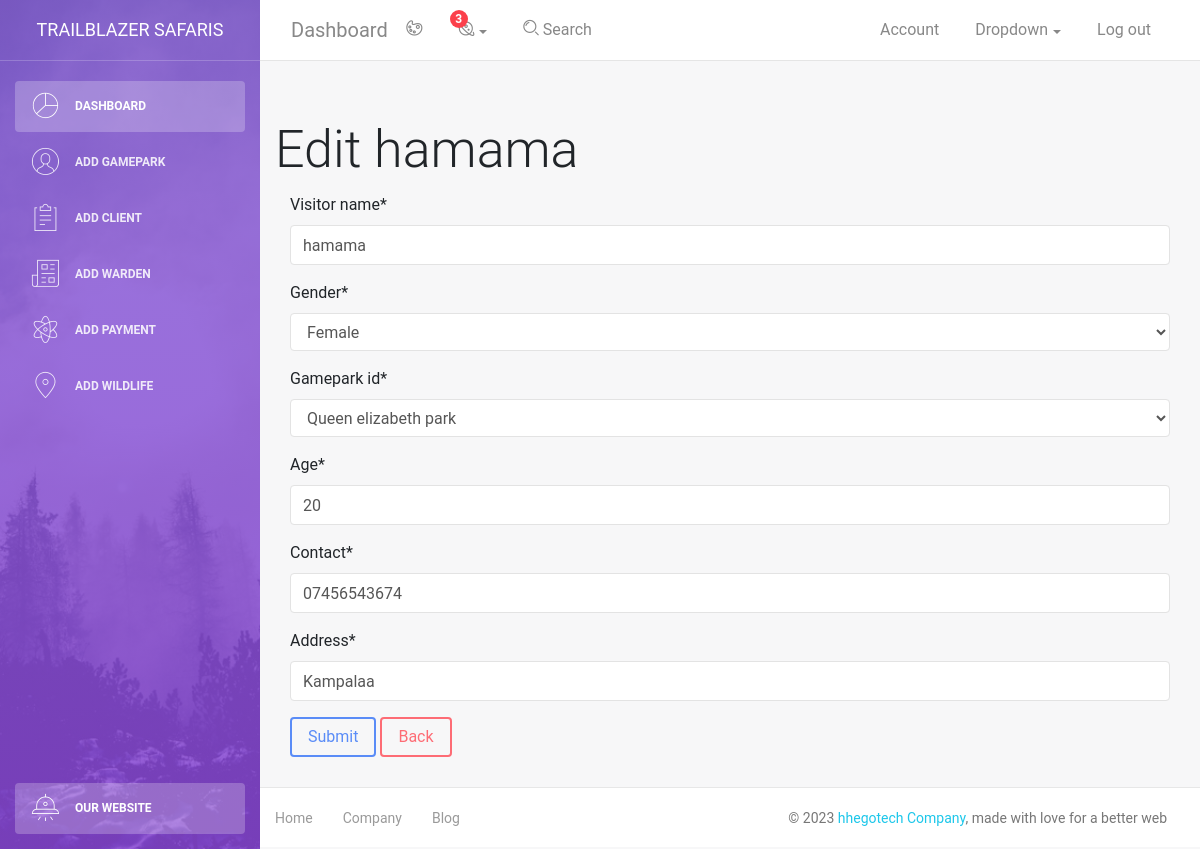
The app's page /edit_visitor/1/ with its own data.
### blog/models.py (models this page shows, shortened)
class Visitor(models.Model):
    GENDER_OPTIONS = [
        ("M", "Male"),
        ("F", "Female"),
    ]
    visitor_name = models.CharField(max_length = 50)
    gender = models.CharField(max_length = 2, choices = GENDER_OPTIONS)
    gamepark_id = models.ForeignKey(Gamepark, on_delete=models.CASCADE)
    age = models.IntegerField()
    contact = models.CharField(max_length = 11)
    address = models.CharField(max_length = 20)

### blog/views.py (the view)
# urls.py: path('edit_visitor/<int:visitor_id>/',edit_visitor_view, name="edit_visitor_page"),
def edit_visitor_view(request,visitor_id):
    message =""
    visitor = Visitor.objects.get(id=visitor_id)
    if request.method == "POST":
        visitor_form = VisitorForm(request.POST,instance=visitor)
        if visitor_form.is_valid():
            visitor_form.save()
            message = "Change made succesfully !"
        else:
            message = "form is invalid !!"
        messages.success(request, message)
    else:
        visitor_form = VisitorForm(instance=visitor)
    context = {
        'form':visitor_form,
        'visitor':visitor,
        'message': message
    }
    return render(request, 'edit_visitor.html', context)

### blog/forms.py
class VisitorForm(ModelForm):
    class Meta:
        model = Visitor
        fields = '__all__'

### blog/models.py (called while the page is built)
    def __str__(self):
        return self.gamepark_name

### blog/templates/edit_visitor.html (shortened to what this page needs)
{% extends './ase.html' %}
{% load crispy_forms_tags %}
{% block content %}
<h1> Edit {{visitor.visitor_name}}</h1>
<div class="container">
    <form method="POST">
        {{form|crispy}}
        <input type="submit" class="btn btn-primary">
        <a href="{% url 'add_visitor_page' %}"> <button type="button" class="btn btn-danger">Back</button> </a>
    </form>
</div>
{% endblock content %}

### records on screen
Visitor: visitor_name "hamama", gender "Female", gamepark_id "Queen elizabeth park", age "20", contact "07456543674", address "Kampalaa"
